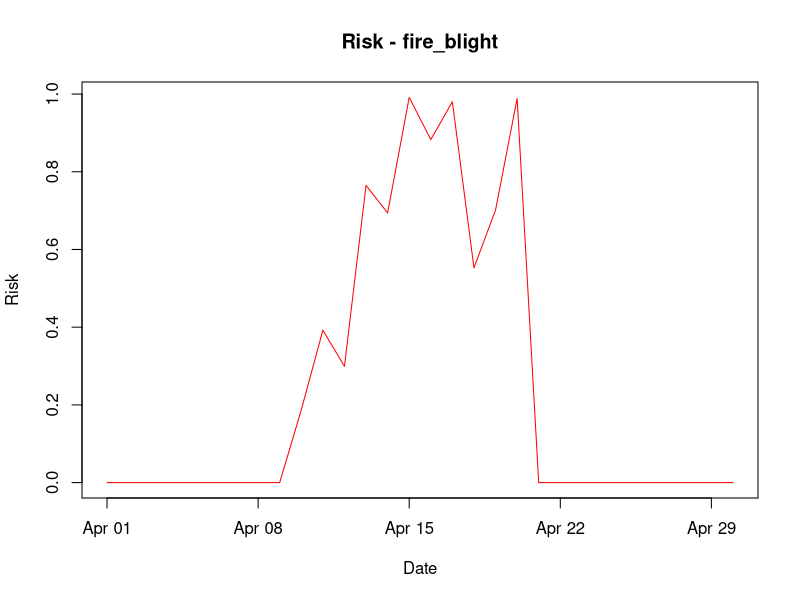

R code for this plot:
#############################################
# Generic Bacterial Infection Model (v9)
# - Multiplication–Dispersal–Infection structure, Risk = N × D × I
# - Base modules (all diseases):
#     N : discrete logistic growth, r = mu_max × f_T(T) × f_RH(RH)
#     D : D = K_d (constant, fittable)
#     I : I = W(RH, Rain)
# - Add-on modules (switched on per disease):
#     D : weather-driven dispersal (rain, wind, rain × wind) and insect pathway
#         D = K_d × D_add,  D_add = 1 - (1 - D_weather)(1 - D_insect)
#     I : temperature response f_T(T) and host vulnerable period V
#         I = W(RH, Rain) × f_T(T) × V
#   With every add-on switched off, v9 is identical to v8.
#############################################

# -------------------------------
# 1. INPUT DATA (example)
# -------------------------------

set.seed(1)

data <- data.frame(
  date = seq(as.Date("2024-04-01"), as.Date("2024-04-30"), by = "day"),
  temp = runif(30, 5, 35),      # daily mean temperature (°C)
  rh   = runif(30, 50, 100),    # relative humidity (%)
  rain = runif(30, 0, 20),      # rainfall amount (mm)
  wind = runif(30, 0, 10),      # wind speed (m/s), needed only if use_wind / use_interaction
  vulnerable_period = ifelse(1:30 %in% 10:20, 1, 0)
  # vulnerable_period (needed only if use_vulnerable_period):
  # 1 = host tissue / growth stage is vulnerable (flowering, young tissue, wounds)
  # 0 = host is not in a vulnerable stage
)

# -------------------------------
# 2. GLOBAL PARAMETERS
# -------------------------------

global_params <- list(
  growth_period = 3         # Number of preceding days used to calculate N
)

# -------------------------------
# 3. DISEASE-SPECIFIC PARAMETERS
# -------------------------------

disease_params <- list(

  fire_blight = list(  ##화상병
    # Calibrated to the pear fire blight model (Maryblyt-type BIR):
    # hourly_99 / CF-99, 2010-2025 bloom periods, target (BIR - 25) / 75.
    # [v8: ...] = value in bacterialmodel_v8.R
    # ---- base: multiplication (N) ----
    N0 = 0.1317,           # Initial inoculum pressure (0-1)        [v8: 0.15]
    mu_max = 1.5410,       # Maximum bacterial growth rate          [v8: 0.30]
                           # Growth rate under optimal temperature and RH
    T_min = 4,             # Minimum temperature for growth (°C)
    T_opt = 26.5422,       # Optimum temperature (°C), N and f_T in I [v8: 28]
    T_max = 36,            # Maximum temperature for growth (°C)
    rh_thresh_M = 50,      # RH threshold for multiplication module (%)
                           # f_RH(RH) in growth rate reaches 0.5 at this RH

    # ---- base: dispersal (D) ----
    K_d = 1.00,            # Dispersal coefficient (constant, 0-1)  [v8: 0.20]

    # ---- base: infection (I) ----
    rh_thresh_I = 42.0641, # RH threshold for infection module (%)  [v8: 90]
                           # Wetness response W(RH, Rain) reaches 0.5 at this RH
    rain_thresh = 0.05,    # Rainfall threshold (mm)                [v8: 0.25]
                           # (fitted ~0: any measurable rain, 0.1 mm resolution)
                           # Wetness response = 1 when daily rain >= this value

    # ---- add-on: weather-driven / insect dispersal ----
    use_rain = TRUE,       # rain splash pathway
    use_wind = FALSE,      # wind pathway (needs wind data; not calibrated: no wind in hourly_99)
    use_interaction = FALSE,  # rain × wind pathway (needs wind data; not calibrated)
    use_insect = TRUE,     # insect pathway (weather independent)
    rain_coeff = 1.00,     # a_rain: rain-driven dispersal coefficient [v7: 0.055]
    wind_coeff = 0.030,    # a_wind: wind-driven dispersal coefficient (v7 value)
    interaction_coeff = 0.0030,  # a_int: rain × wind interaction coefficient (v7 value)
    insect_coeff = 0.6767, # D_insect: insect-mediated dispersal probability (0-1) [v7: 0.10]

    # ---- add-on: infection ----
    use_temp_I = TRUE,     # temperature response f_T(T) in I
    use_vulnerable_period = TRUE   # host vulnerable period V in I (bloom)
                                   # (V = 1 on all calibration days)
  ),

  bacterial_spot = list(  ##고추세균성점무늬병
    N0 = 0.08,

    # Xanthomonas arboricola pv. pruni:
    # infection tested from 5–35 C;
    # infection optimum estimated at 28.9 C;
    # in vitro growth reported from 5–34 C, not above 35 C.
    mu_max = 0.26,
    T_min = 5,
    T_opt = 29,
    T_max = 35,
    rh_thresh_M = 50,

    K_d = 1.00,            # D = D_add (weather-driven, as in v7)

    rh_thresh_I = 90,
    rain_thresh = 0.25,

    # Mainly rain splash / wetness-driven.
    use_rain = TRUE,
    use_wind = FALSE,
    use_interaction = FALSE,
    use_insect = FALSE,
    rain_coeff = 0.070,
    wind_coeff = 0.005,
    interaction_coeff = 0.0005,
    insect_coeff = 0.00,

    use_temp_I = TRUE,
    use_vulnerable_period = TRUE
  ),

  bacterial_blight = list( ##벼 흰잎마름병
    N0 = 0.12,

    # Rice bacterial blight / Xanthomonas oryzae pv. oryzae:
    # disease-favoring environment commonly reported as 25–34 C
    # and RH > 70%.
    mu_max = 0.27,
    T_min = 10,
    T_opt = 30,
    T_max = 38,
    rh_thresh_M = 50,

    K_d = 1.00,            # D = D_add (weather-driven, as in v7)

    rh_thresh_I = 90,
    rain_thresh = 0.25,

    # Strong winds and continuous heavy rain favor spread.
    use_rain = TRUE,
    use_wind = TRUE,
    use_interaction = TRUE,
    use_insect = FALSE,
    rain_coeff = 0.060,
    wind_coeff = 0.030,
    interaction_coeff = 0.0030,
    insect_coeff = 0.00,

    use_temp_I = TRUE,
    use_vulnerable_period = TRUE
  ),

  ralstonia = list(  ##고추풋마름병
    N0 = 0.30,

    # Ralstonia solanacearum:
    # warm-climate soilborne pathogen;
    # in vitro maximum growth often around 30 C,
    # bacterial wilt intensity can be high at 30–35 C depending on host/root injury.
    mu_max = 0.32,
    T_min = 10,
    T_opt = 30,
    T_max = 40,

    # RH is only a weak proxy here; later soil moisture/root infection module needed.
    rh_thresh_M = 50,

    # No aboveground dispersal limitation (D = 1): base module only.
    K_d = 1.00,

    rh_thresh_I = 90,
    rain_thresh = 0.25,

    use_rain = FALSE,
    use_wind = FALSE,
    use_interaction = FALSE,
    use_insect = FALSE,
    rain_coeff = 0.000,
    wind_coeff = 0.000,
    interaction_coeff = 0.000,
    insect_coeff = 0.00,

    use_temp_I = TRUE,
    use_vulnerable_period = FALSE
  )
)

# -------------------------------
# 4. PARAMETER VALIDATION
# -------------------------------

validate_disease_params <- function(p){

  if(!(p$T_min < p$T_opt && p$T_opt < p$T_max)){
    stop("Temperature parameters must satisfy T_min < T_opt < T_max.")
  }

  if(p$N0 < 0 || p$N0 > 1){
    stop("N0 must be between 0 and 1.")
  }

  if(p$mu_max < 0){
    stop("mu_max must be non-negative.")
  }

  if(p$rh_thresh_M < 0 || p$rh_thresh_M > 100 ||
     p$rh_thresh_I < 0 || p$rh_thresh_I > 100){
    stop("rh_thresh_M and rh_thresh_I must be between 0 and 100.")
  }

  if(p$rain_thresh < 0){
    stop("rain_thresh must be non-negative.")
  }

  if(p$K_d < 0 || p$K_d > 1){
    stop("K_d must be between 0 and 1.")
  }

  if(p$rain_coeff < 0 || p$wind_coeff < 0 || p$interaction_coeff < 0){
    stop("Dispersal coefficients must be non-negative.")
  }

  if(p$insect_coeff < 0 || p$insect_coeff > 1){
    stop("insect_coeff must be between 0 and 1.")
  }
}

validate_data <- function(data, p){
  need <- c("date", "temp", "rh", "rain")
  if(p$use_wind || p$use_interaction) need <- c(need, "wind")
  if(p$use_vulnerable_period) need <- c(need, "vulnerable_period")
  missing <- setdiff(need, names(data))
  if(length(missing) > 0){
    stop("Input data are missing column(s): ", paste(missing, collapse = ", "))
  }
}

# -------------------------------
# 5. RESPONSE FUNCTIONS
# -------------------------------

# Cardinal temperature response (0-1), used in N and (add-on) in I
temp_response <- function(T, T_min, T_opt, T_max){

  response <- rep(0, length(T))

  valid <- T > T_min & T < T_max

  exponent <- (T_max - T_opt) / (T_opt - T_min)

  response[valid] <-
    ((T[valid] - T_min) *
       (T_max - T[valid])^exponent) /
    ((T_opt - T_min) *
       (T_max - T_opt)^exponent)

  pmin(response, 1)
}

# Humidity response, used in the multiplication module
# f_RH(RH) = 1 / (1 + exp[-k * (RH - RH_th)])
# RH_th: RH where the response reaches 0.5, k: logistic slope
rh_response <- function(RH, RH_th, k = 0.3){
  plogis(k * (RH - RH_th))
}

# Wetness response, used in the infection module
# W(RH, Rain) = 1                                  if Rain >= Rain_th
#             = 1 / (1 + exp[-k * (RH - RH_th)])   if Rain <  Rain_th
wetness_response <- function(RH, Rain, RH_th, Rain_th, k = 1){
  ifelse(Rain >= Rain_th, 1, rh_response(RH, RH_th, k))
}

# -------------------------------
# 6. MULTIPLICATION (N)
# -------------------------------

calc_population <- function(data, disease_param, growth_period){

  if(length(growth_period) != 1 || is.na(growth_period) ||
     growth_period < 0 || growth_period != as.integer(growth_period)){
    stop("growth_period must be a non-negative integer.")
  }

  n <- nrow(data)

  # Daily growth rate r_t = mu_max * f_T(T) * f_RH(RH)
  temp_eff <- temp_response(
    data$temp,
    disease_param$T_min,
    disease_param$T_opt,
    disease_param$T_max
  )
  rh_eff <- rh_response(data$rh, disease_param$rh_thresh_M)
  r <- disease_param$mu_max * temp_eff * rh_eff

  N <- numeric(n)

  # For each date, restart from N0 and apply the daily growth rates
  # from t - growth_period through t.
  for(t in seq_len(n)){
    current_N <- disease_param$N0

    for(s in max(1, t - growth_period):t){
      current_N <- current_N + r[s] * current_N * (1 - current_N)
      current_N <- max(0, min(current_N, 1))
    }

    N[t] <- current_N
  }

  N
}

# -------------------------------
# 7. DISPERSAL (D)
# -------------------------------

# Add-on: weather-driven and insect dispersal (1 when no add-on is used)
#   E_total   = a_rain × Rain + a_wind × Wind + a_int × Rain × Wind
#   D_weather = 1 - exp(-E_total)
#   D_add     = 1 - (1 - D_weather)(1 - D_insect)
calc_dispersal_addon <- function(data, disease_param){

  p <- disease_param
  if(!(p$use_rain || p$use_wind || p$use_interaction || p$use_insect)){
    return(rep(1, nrow(data)))
  }

  total_effect <- rep(0, nrow(data))
  if(p$use_rain){
    total_effect <- total_effect + p$rain_coeff * data$rain
  }
  if(p$use_wind){
    total_effect <- total_effect + p$wind_coeff * data$wind
  }
  if(p$use_interaction){
    total_effect <- total_effect + p$interaction_coeff * data$rain * data$wind
  }
  D_weather <- 1 - exp(-total_effect)

  if(p$use_insect){
    1 - (1 - D_weather) * (1 - p$insect_coeff)
  } else {
    D_weather
  }
}

# Base × add-on: D = K_d × D_add
calc_dispersal <- function(data, disease_param){
  disease_param$K_d * calc_dispersal_addon(data, disease_param)
}

# -------------------------------
# 8. INFECTION (I)
# -------------------------------

# Base W(RH, Rain) × add-ons f_T(T) and V
calc_infection <- function(data, disease_param){

  I <- wetness_response(
    data$rh,
    data$rain,
    disease_param$rh_thresh_I,
    disease_param$rain_thresh
  )

  if(disease_param$use_temp_I){
    I <- I * temp_response(
      data$temp,
      disease_param$T_min,
      disease_param$T_opt,
      disease_param$T_max
    )
  }

  if(disease_param$use_vulnerable_period){
    I <- I * data$vulnerable_period
  }

  I
}

# -------------------------------
# 9. RUN MODEL
# -------------------------------

run_model <- function(data, disease_param, growth_period = 3){

  validate_disease_params(disease_param)
  validate_data(data, disease_param)

  N <- calc_population(data, disease_param, growth_period)
  D <- calc_dispersal(data, disease_param)
  I <- calc_infection(data, disease_param)

  data.frame(
    date = data$date,
    N = N,
    D = D,
    I = I,
    Risk = N * D * I
  )
}

# -------------------------------
# 10. RUN
# -------------------------------

disease <- "fire_blight"

disease_param <- disease_params[[disease]]

res <- run_model(data, disease_param, global_params$growth_period)

print(res)

# -------------------------------
# 11. VISUALIZATION
# -------------------------------

plot(
  res$date,
  res$Risk,
  type = "l",
  col = "red",
  main = paste("Risk -", disease),
  ylab = "Risk",
  xlab = "Date"
)
